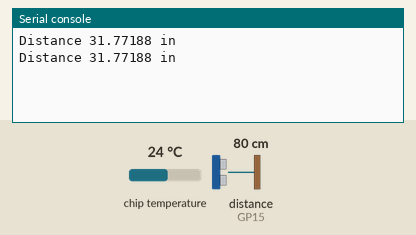
Recording of a program running on a simulated Raspberry Pi Pico running MicroPython. On the bench: the last lines printed to the serial console. The test bench sets the inputs (shaded band); at power-on: distance to the obstacle (sensor on GP15) 80 cm, chip temperature 24 °C. The echo pulse lasts 58.3 µs per cm.

Above: at 1.2 s.
1.3 s: distance to the obstacle (sensor on GP15) set to 2 cm
At 2.2 s:
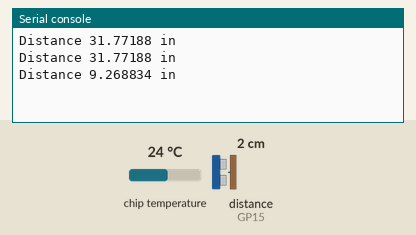
2.8 s: distance to the obstacle (sensor on GP15) set to 4 cm
At 3.4 s:
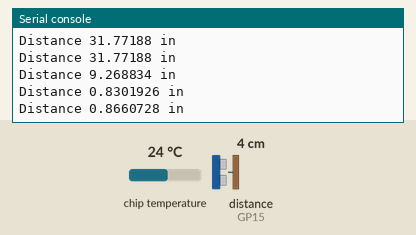
Timing chart, 0 to 5.8 s (numbered marks = the images above; inputs shaded):
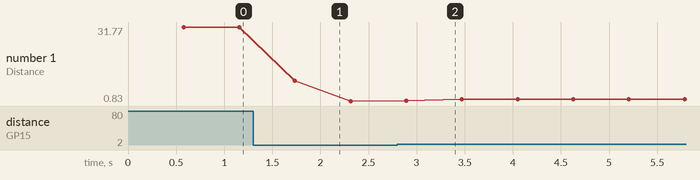

The program:

HC_SR04.py
```python
from machine import Pin, PWM
from rp2 import PIO, StateMachine, asm_pio
import time
import utime

'''
Pins for the HC-SR04
'''
#Output of signal from the pi pico to HC-SR04 to trigger the echo
#It's supposed to be 10us but it seemed to just trigger off of the falling edge?
trigger0 = Pin(14, Pin.OUT)

#The signal output from the HC-SR04
echo0 = Pin(15, Pin.IN, Pin.PULL_DOWN)

'''
Temp sensor
'''
#init temp
sensor_temp = machine.ADC(4)
conv_factor = 3.3/65535
#Temp calc
read_temp = sensor_temp.read_u16()*conv_factor
sys_temp = 27 - (read_temp - 0.706)/0.001721
#globals
timer_up=0
timer_down=0

#interrupt function
def intrpt_trig(x_i):
    global timer_up, timer_down
    if x_i.value() == 1:
        timer_up = utime.ticks_us()
    if x_i.value() == 0:
        timer_down = utime.ticks_us()

#init the utime as the first call of it is wildly inaccurate
utime.sleep_us(5)

#interrupt handler
echo0.irq(trigger=Pin.IRQ_RISING | Pin.IRQ_FALLING, handler=intrpt_trig)

#Function that takes in the trigger output pin and then taking multiple samples
#Then outputs the average of the mode of the interrupts
#It returns the distance in inches
def trig_echo(trigger_x):
    list_1 =[]
    for i in range(24):
        #the "10us" pulse. In testing the time it mainly triggers off the following edge
        trigger_x.high()
        utime.sleep_us(5)
        trigger_x.low()

        final_time = utime.ticks_diff(timer_down,timer_up)

        #Filter for min & max allowable time for sensor roughly
        if final_time > 100 and final_time < 24000:
            dist_in = (((331+(0.606*sys_temp))*final_time*0.000001) * 39.37008) * 0.5
            list_1.append(dist_in)
        #24ms is the max time for the sensor
        utime.sleep_ms(24)

    #remove max and min from list_1
    list_1.remove(max(list_1))
    list_1.remove(min(list_1))

    #Get the Average
    out = sum(list_1)/len(list_1)

    return out

while True:
    f_dist = trig_echo(trigger0)
    print("Distance",f_dist,"in")
```

Measured:
- after the input at 1.3 s, the serial console: prints a new line after 0.44 s (image 1)
- after the input at 2.8 s, the serial console: prints a new line after 0.09 s (image 2)
- plotted number 1: 31.77 → 0.83 after the input at 1.3 s, 0.83 → 1.62 after the input at 2.8 s
